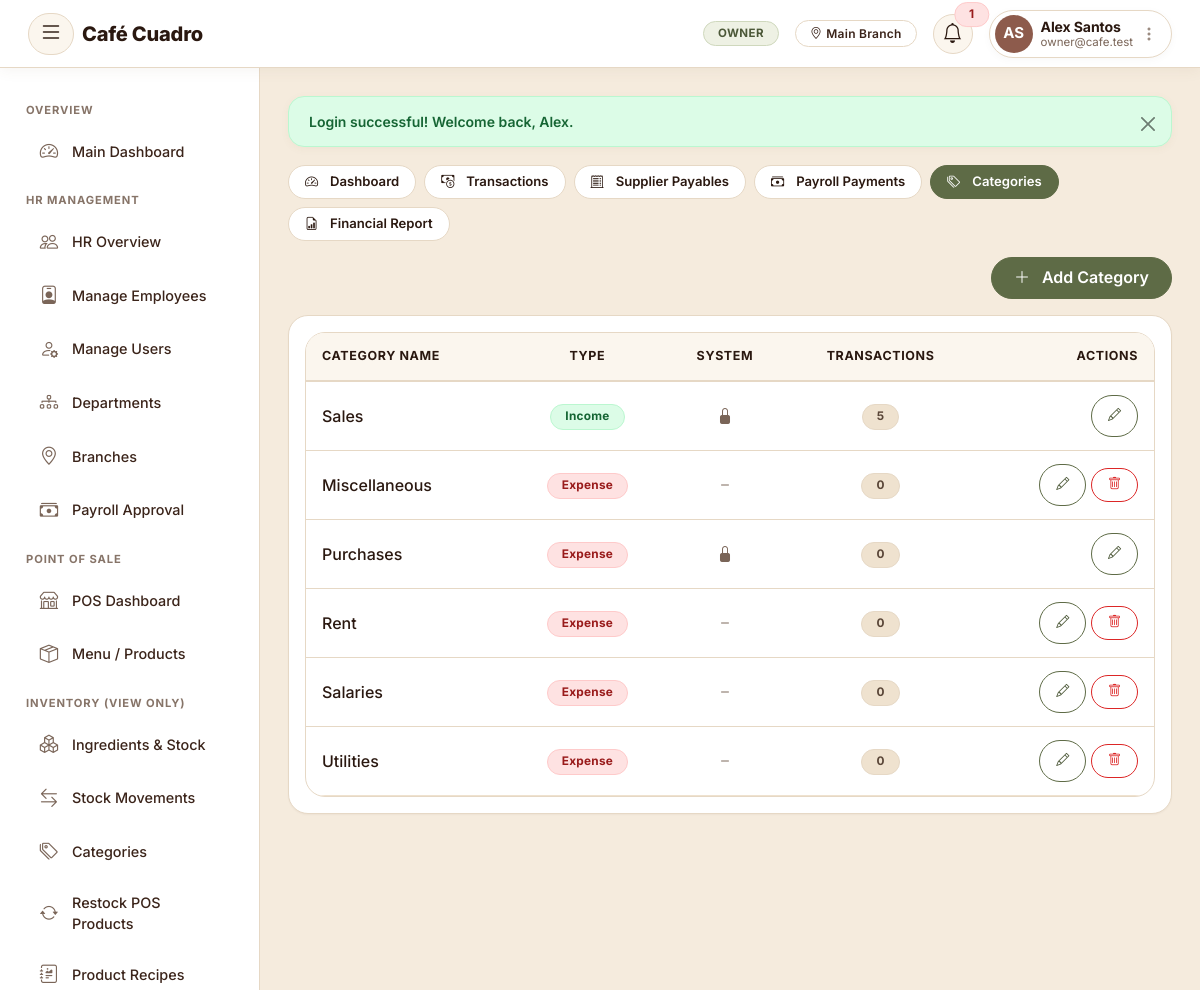
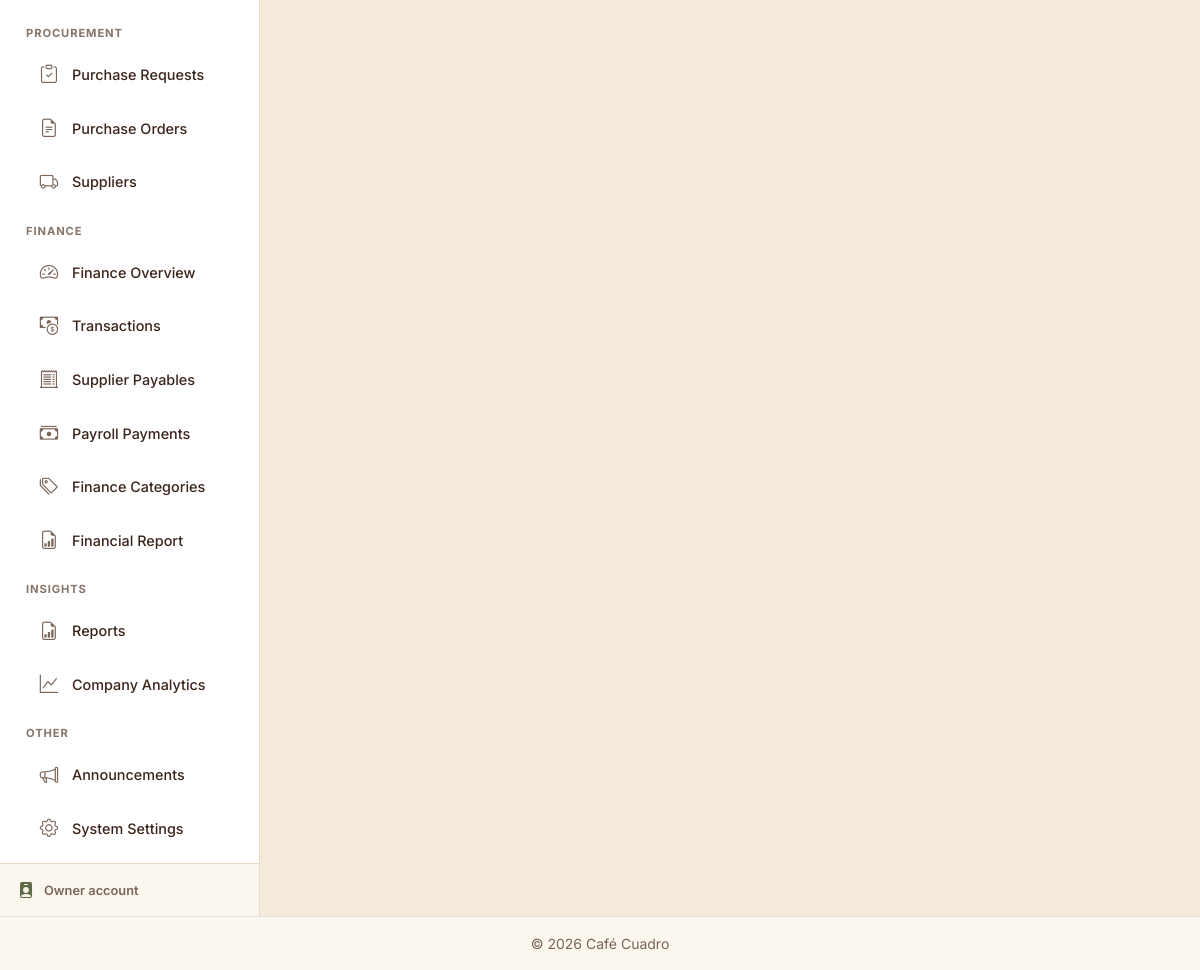
The app's page /modules/finance/categories.php (signed in) with its own data (2 pictures, top to bottom).
### tables this page shows
CREATE TABLE `branches` (
  `branch_id` int(11) NOT NULL,
  `branch_name` varchar(100) NOT NULL,
  `address` varchar(255) DEFAULT NULL,
  `contact_number` varchar(30) DEFAULT NULL,
  `latitude` decimal(10,7) DEFAULT NULL,
  `longitude` decimal(10,7) DEFAULT NULL,
  `status` enum('ACTIVE','INACTIVE') NOT NULL DEFAULT 'ACTIVE',
  `created_at` timestamp NOT NULL DEFAULT current_timestamp()
);

CREATE TABLE `finance_categories` (
  `fin_category_id` int(11) NOT NULL,
  `category_name` varchar(100) NOT NULL,
  `type` enum('Income','Expense') NOT NULL,
  `is_system` tinyint(1) DEFAULT 0
);

### includes/auth.php (called while the page is built, shortened)
<?php
function isLoggedIn(): bool {
    return isset($_SESSION['user_id']) && isset($_SESSION['role_id']);
}
function currentRoleId() {
    return $_SESSION['role_id'] ?? null;
}
function currentRoleName(): string {
    $names = ROLE_NAMES;
    return $names[currentRoleId()] ?? 'Guest';
}
function currentBranchId() {
    if (!empty($_SESSION['branch_id'])) {
        return (int)$_SESSION['branch_id'];
    }
    return 1;
}
function currentBranchName() {
    global $pdo;
    $branchId = currentBranchId();
    if ($branchId && isset($pdo) && $pdo instanceof PDO) {
        static $cache = [];
        if (!array_key_exists($branchId, $cache)) {
            $stmt = $pdo->prepare("SELECT branch_name FROM branches WHERE branch_id = ?");
            $stmt->execute([$branchId]);
            $cache[$branchId] = $stmt->fetchColumn() ?: null;
        }
        if ($cache[$branchId] !== null) {
            return $cache[$branchId];
        }
    }
    return $_SESSION['branch_name'] ?? null;
}

### modules/finance/categories.php (the view, shortened to what this page needs)
<?php
require_once __DIR__ . '/../../config/db.php';
require_once __DIR__ . '/../../includes/functions.php';
$categories = $pdo->query("
    SELECT fc.*, (SELECT COUNT(*) FROM finance_transactions ft WHERE ft.fin_category_id = fc.fin_category_id) AS txn_count
    FROM finance_categories fc ORDER BY fc.type ASC, fc.category_name ASC
")->fetchAll();
include __DIR__ . '/../../includes/header.php';
include __DIR__ . '/../../includes/finance_nav.php';
?>
<div class="d-flex justify-content-end align-items-center mb-3">
    <button class="btn btn-brand" data-bs-toggle="modal" data-bs-target="#catModal" onclick="openAddModal()">
        <i class="bi bi-plus-lg me-1"></i> Add Category
    </button>
</div>
<div class="card-panel p-3">
    <div class="table-responsive">
        <table class="table table-hover align-middle mb-0">
            <thead class="table-light">
                <tr>
                    <th>Category Name</th>
                    <th class="text-center">Type</th>
                    <th class="text-center">System</th>
                    <th class="text-center">Transactions</th>
                    <th class="text-end">Actions</th>
                </tr>
            </thead>
            <tbody>
                <?php if (empty($categories)): ?>
                    <tr><td colspan="5" class="text-center text-muted py-4">No finance categories yet.</td></tr>
                <?php else: foreach ($categories as $c): ?>
                    <tr>
                        <td class="fw-medium"><?= clean($c['category_name']) ?></td>
                        <td class="text-center">
                            <span class="badge <?= $c['type'] === 'Income' ? 'bg-success' : 'bg-danger' ?>"><?= $c['type'] ?></span>
                        </td>
                        <td class="text-center">
                            <?php if ($c['is_system']): ?>
                                <i class="bi bi-lock-fill text-muted" title="System category"></i>
                            <?php else: ?>
                                <i class="bi bi-dash text-muted"></i>
                            <?php endif; ?>
                        </td>
                        <td class="text-center"><span class="badge bg-secondary"><?= $c['txn_count'] ?></span></td>
                        <td class="text-end">
                            <button class="btn btn-sm btn-outline-primary" onclick='openEditModal(<?= json_encode($c) ?>)'>
                                <i class="bi bi-pencil"></i>
                            </button>
                            <?php if (!$c['is_system']): ?>
                                <a href="?delete=<?= $c['fin_category_id'] ?>" class="btn btn-sm btn-outline-danger"
                                    onclick="return confirm('Delete this category?')">
                                    <i class="bi bi-trash"></i>
                                </a>
                            <?php endif; ?>
                        </td>
                    </tr>
                <?php endforeach; endif; ?>
            </tbody>
        </table>
    </div>
</div>
<?php include __DIR__ . '/../../includes/footer.php'; ?>

### includes/header.php (shortened to what this page needs)
<?php
$esc = function_exists('e') ? 'e' : 'clean';
$isOwnerTheme           = currentRoleId() == ROLE_OWNER;
$isEmployeeTheme        = currentRoleId() == ROLE_EMPLOYEE;
$isEmployeeManagerTheme = currentRoleId() == ROLE_EMPLOYEE_MANAGER;
$isHrManagerTheme       = currentRoleId() == ROLE_HR_MANAGER;
$isHrStaffTheme         = currentRoleId() == ROLE_HR_STAFF;
$isCafeTheme            = in_array(currentRoleId(), [ROLE_CASHIER, ROLE_INVENTORY_STAFF, ROLE_FINANCE_STAFF], true);
?>
<!DOCTYPE html>
<html lang="en">
<head>
<link rel="stylesheet" href="https://cdn.jsdelivr.net/npm/bootstrap@5.3.3/dist/css/bootstrap.min.css">
<link rel="stylesheet" href="https://cdn.jsdelivr.net/npm/bootstrap-icons@1.11.3/font/bootstrap-icons.css">
<link rel="stylesheet" href="<?= BASE_URL ?>assets/hrms/css/style.css?v=<?= ASSET_VER ?>">
<link rel="stylesheet" href="<?= BASE_URL ?>assets/inv/css/style.css?v=<?= ASSET_VER ?>">
<link rel="stylesheet" href="<?= BASE_URL ?>assets/shared/unified.css?v=<?= ASSET_VER ?>">
<link rel="stylesheet" href="<?= BASE_URL ?>assets/shared/responsive.css?v=<?= ASSET_VER ?>">
<link rel="stylesheet" href="<?= BASE_URL ?>assets/shared/roast-app.css?v=<?= ASSET_VER ?>">
</head>
<body class="unified-theme <?= $isOwnerTheme ? 'owner-theme' : ($isEmployeeTheme ? 'employee-theme' : ($isEmployeeManagerTheme ? 'employee-manager-theme' : ($isHrManagerTheme ? 'hr-manager-theme' : ($isHrStaffTheme ? 'hr-staff-theme' : ($isCafeTheme ? 'cafe-theme' : ''))))) ?>">
<nav class="navbar navbar-expand-lg app-navbar">
  <div class="container-fluid">
    <button class="btn btn-link sidebar-toggle-btn me-2" id="sidebarToggle" title="Toggle sidebar" aria-label="Toggle sidebar">
      <i class="bi bi-list fs-4"></i>
    </button>
    <a class="navbar-brand fw-bold d-flex align-items-center text-decoration-none" href="<?= BASE_URL ?>dashboard">
      <span class="brand-text" style="color:#2a1810 !important; -webkit-text-fill-color:#2a1810 !important; background:none !important; font-family:'Fraunces',Georgia,serif; font-weight:600; font-size:1.4rem; letter-spacing:-0.01em; display:inline-block;"><?= APP_NAME ?></span>
    </a>
    <div class="ms-auto d-flex align-items-center gap-2 gap-md-3">
      <?php if (isLoggedIn()):
        try {
            $unreadCount = function_exists('unreadNotificationCount') ? unreadNotificationCount($pdo, (int)$_SESSION['user_id']) : 0;
        } catch (Exception $ex) {
            $notifications = [];
            $unreadCount = 0;
        }
        $nameParts  = preg_split('/\s+/', trim($_SESSION['full_name'] ?? ''), 2);
        $firstName  = $nameParts[0] ?? '';
        $lastName   = $nameParts[1] ?? '';
      ?>
        <span class="badge role-pill d-none d-sm-inline-block"><?= $esc(currentRoleName()) ?></span>
        <?php if (currentBranchName()): ?>
          <span class="badge branch-pill d-none d-md-inline-block"><i class="bi bi-geo-alt me-1"></i><?= $esc(currentBranchName()) ?></span>
        <?php endif; ?>
        <div class="dropdown">
          <a class="position-relative notif-bell-btn text-decoration-none" href="#" role="button" data-bs-toggle="dropdown" title="Notifications">
            <i class="bi bi-bell fs-5"></i>
            <?php if ($unreadCount > 0): ?>
              <span class="position-absolute top-0 start-100 translate-middle badge rounded-pill bg-danger" style="font-size:.65rem;"><?= $unreadCount > 9 ? '9+' : $unreadCount ?></span>
            <?php endif; ?>
          </a>
        </div>
        <div class="dropdown">
          <a class="d-flex align-items-center text-decoration-none navbar-user-pill" href="#" role="button" data-bs-toggle="dropdown">
            <div class="user-avatar-wrap">
              <?= renderAvatar($_SESSION['profile_photo'] ?? null, $firstName, $lastName, 38) ?>
            </div>
            <div class="ms-2 text-start d-none d-md-block lh-sm pe-1">
              <div class="user-name fw-bold"><?= $esc($_SESSION['full_name'] ?? '') ?></div>
              <div class="user-sub text-muted small"><?= $esc($_SESSION['email'] ?? currentRoleName()) ?></div>
            </div>
            <i class="bi bi-three-dots-vertical ms-1 d-none d-md-inline text-muted opacity-75"></i>
          </a>
        </div>
      <?php endif; ?>
    </div>
  </div>
</nav>
<div class="app-wrapper d-flex">
<?php require_once __DIR__ . '/sidebar.php'; ?>

### assets/hrms/css/style.css (style rules this page uses)
:root { --primary: #5e6b46; --primary-dark: #2a1810; --primary-light: #7d8b62; --accent: #5e6b46; --accent-soft: #eef1e4; --bg-light: #f5ebdd; --cream: #ffffff; --ink: #2a1810; --ink-soft: #7a6558; --border-soft: #e6d8c5; --success: #16a34a; --danger: #dc2626; --warning: #d97706; --sidebar-width: 260px; --sidebar-collapsed-width: 54px; --radius-sm: 10px; --radius-md: 16px; --radius-lg: 22px; --shadow-sm: 0 1px 3px rgba(42,24,16, 0.06); --shadow-md: 0 4px 18px rgba(120,90,60, 0.10); --shadow-lg: 0 10px 34px rgba(120,90,60, 0.16); --font-brand: 'Inter', sans-serif; --font-body: 'Inter', sans-serif; }
* { scrollbar-width: thin; scrollbar-color: var(--accent-soft) transparent; }
html { scroll-behavior: smooth; }
body { background-color: var(--bg-light); font-family: var(--font-body); color: var(--ink); -webkit-font-smoothing: antialiased; }
a { color: var(--primary); text-decoration-color: rgba(94,107,70, 0.35); }
.app-navbar { background: #ffffff !important; border-bottom: 1px solid var(--border-soft); position: sticky; top: 0; z-index: 1030; box-shadow: 0 2px 14px rgba(120,90,60, 0.07); min-height: 60px; }
.navbar-brand { font-family: var(--font-body); font-weight: 700; font-size: 1.15rem; letter-spacing: 0.4px; display: flex; align-items: center; }
.navbar-brand .brand-text { color: #5e6b46 !important; -webkit-text-fill-color: #5e6b46 !important; background: none !important; font-weight: 800; }
#sidebarToggle { border-radius: var(--radius-sm); transition: background 0.15s ease; }
.app-navbar .role-pill { font-weight: 600; font-size: 0.72rem; letter-spacing: 0.3px; text-transform: uppercase; color: #fff; background: transparent; border: 1px solid rgba(255,255,255,0.45); border-radius: 999px; padding: 5px 14px; }
.app-wrapper { display: flex; min-height: calc(100vh - 60px); }
.table thead { background-color: var(--accent-soft); color: var(--primary-dark); }
.table thead th { font-size: 0.78rem; text-transform: uppercase; letter-spacing: 0.04em; font-weight: 600; border-bottom: none; white-space: nowrap; }
.table tbody tr { transition: background 0.12s ease; }
.table td, .table th { vertical-align: middle; }
.table-responsive { border-radius: var(--radius-md); }
.btn { border-radius: var(--radius-sm); font-weight: 500; transition: transform 0.08s ease, box-shadow 0.15s ease; }
.btn-outline-primary { color: var(--primary); border-color: var(--primary); }
.btn-sm { border-radius: 7px; }
.badge { font-weight: 500; letter-spacing: 0.01em; padding: 5px 9px; border-radius: 6px; }

### assets/shared/responsive.css (style rules this page uses)
:root { --nav-h: 60px; }
html { -webkit-text-size-adjust: 100%; }
body { overflow-x: hidden; }
.app-wrapper { min-height: calc(100vh - var(--nav-h)); min-height: calc(100dvh - var(--nav-h)); }
.table-responsive, .table-wrap { -webkit-overflow-scrolling: touch; }

### records on screen
branches: branch_name "Main Branch"
finance_categories: category_name "Sales", type "Income", is_system 1 (drawn), txn_count "5"
finance_categories: category_name "Miscellaneous", type "Expense", is_system 0 (drawn), txn_count "0"
finance_categories: category_name "Purchases", type "Expense", is_system 1 (drawn), txn_count "0"
finance_categories: category_name "Rent", type "Expense", is_system 0 (drawn), txn_count "0"
finance_categories: category_name "Salaries", type "Expense", is_system 0 (drawn), txn_count "0"
finance_categories: category_name "Utilities", type "Expense", is_system 0 (drawn), txn_count "0"

### other values on screen
APP_NAME "Café Cuadro"
$esc(currentRoleName()) "OWNER"
$unreadCount "1"
$initials "AS"
$esc($_SESSION['full_name'] ?? '') "Alex Santos"
$esc($_SESSION['email'] ?? currentRoleName()) "owner@cafe.test"
$sidebarFooterLabel "Owner"
$f['message'] "Login successful! Welcome back, Alex."
$label "Dashboard"
$label "Transactions"
$label "Supplier Payables"
$label "Payroll Payments"
$label "Categories"
$label "Financial Report"
